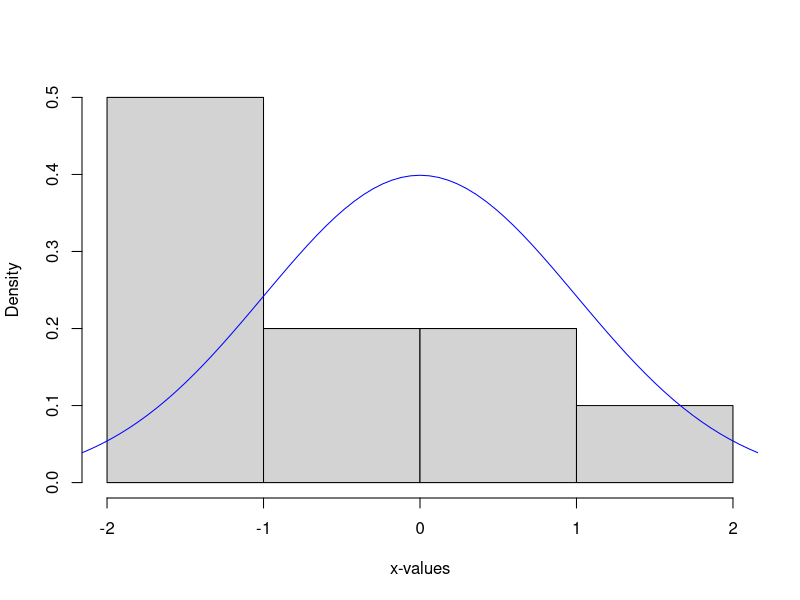
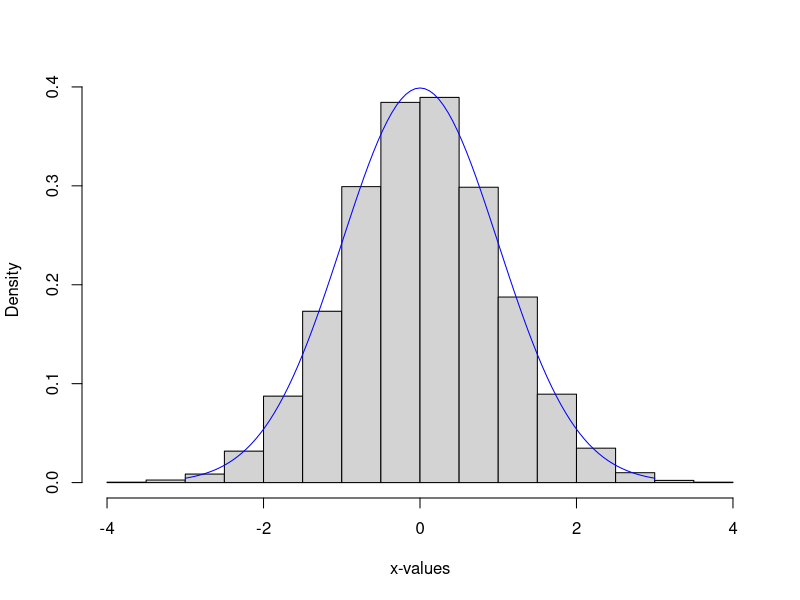
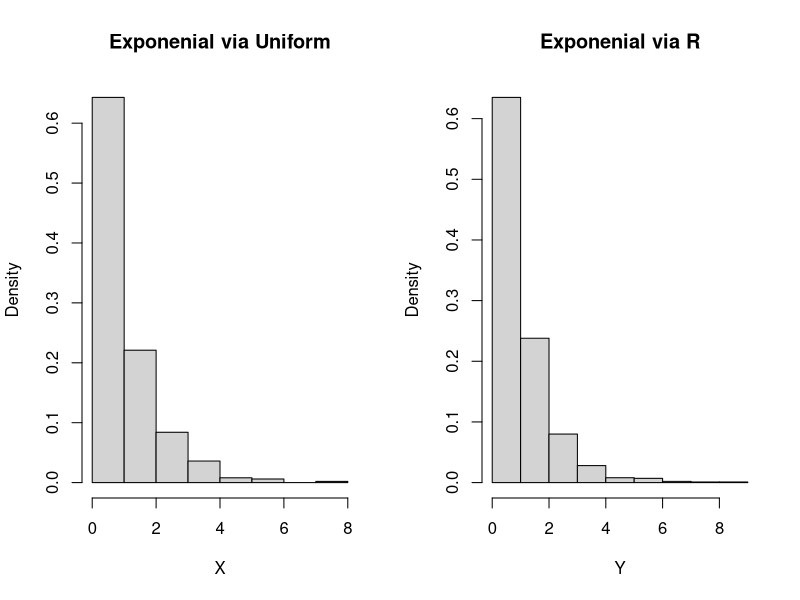
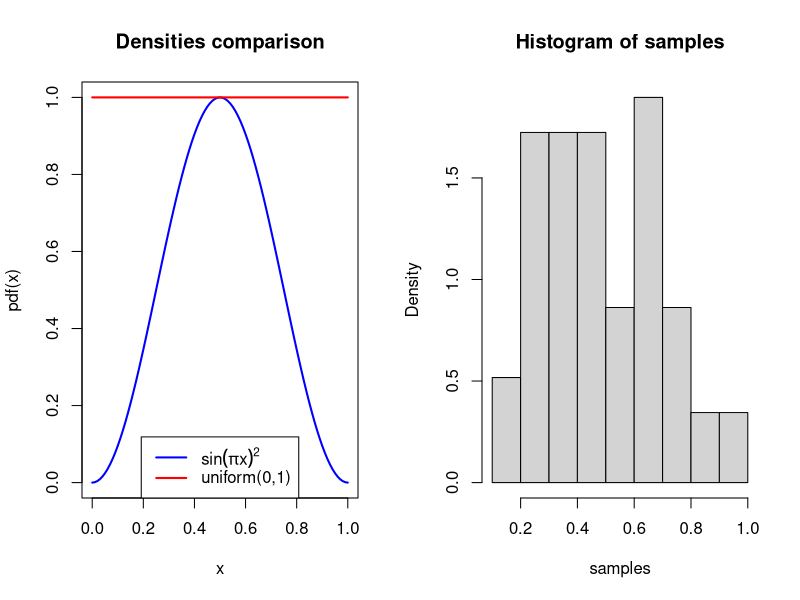
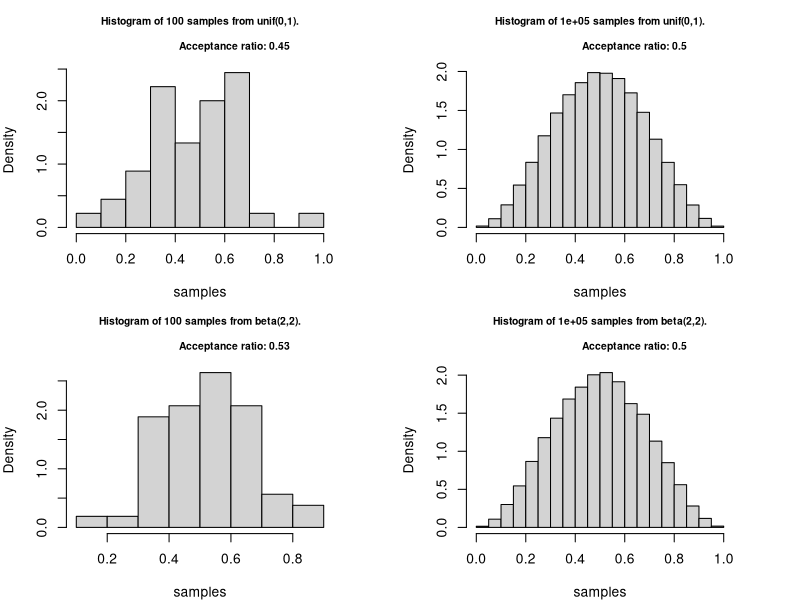
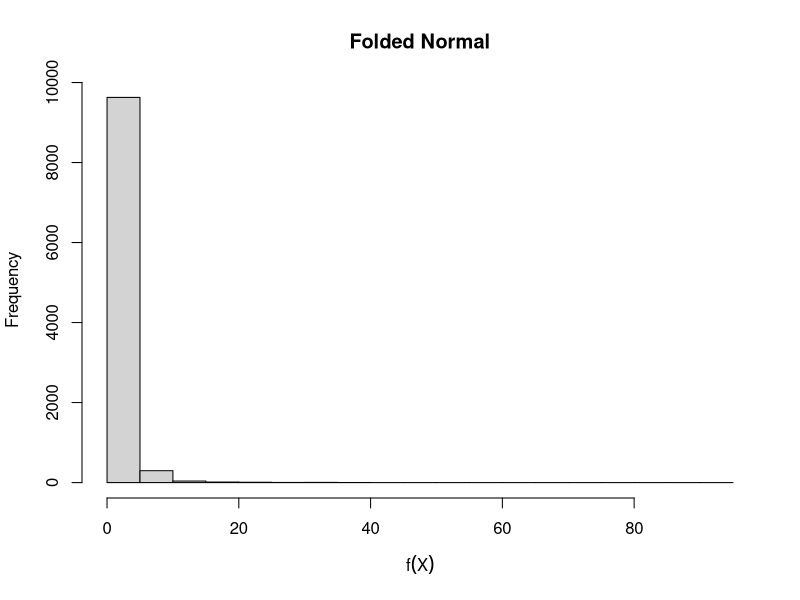
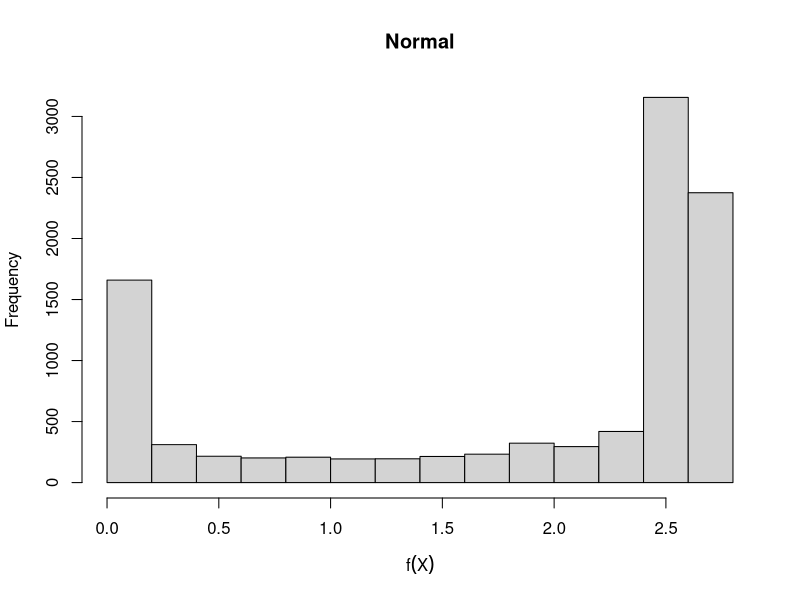
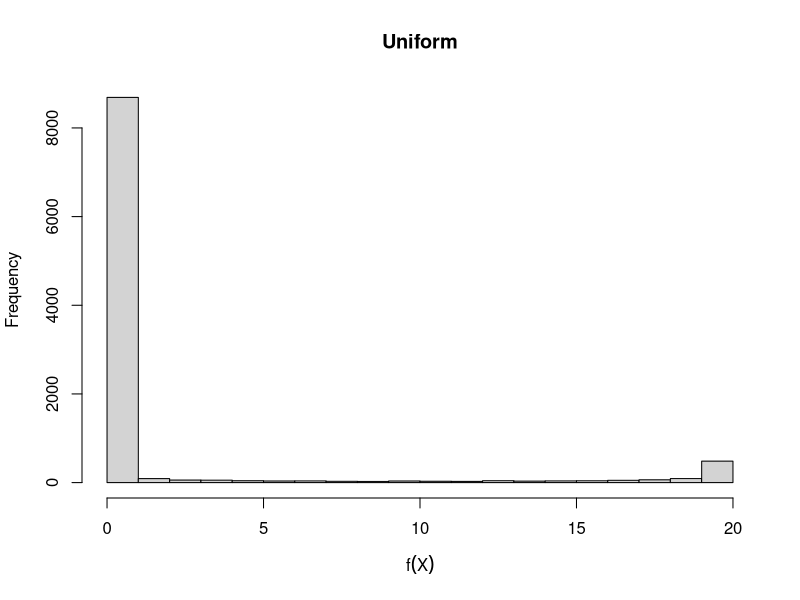

These charts were generated, in order, by the following R code:
## ---- chunk 1
x <- seq(-3,3,length.out=10)
hist(rnorm(x), freq=FALSE, main="", xlab = "x-values")
## true density
curve(dnorm(x, mean = 0, sd = 1),
      from = -3,
      to = 3,
      add = TRUE,
      col = "blue",
      xlab = "x-values")
## ---- chunk 2
x <- seq(-3,3,length.out=10000)
hist(rnorm(x), freq=FALSE, main="", xlab = "x-values")
## true density
curve(dnorm(x, mean = 0, sd = 1),
      from = -3,
      to = 3,
      add = TRUE,
      col = "blue",
      xlab = "x-values")
## ---- chunk 3
mean(rnorm(x))
var(rnorm(x))
## ---- chunk 4
nsim <- 1000
U <- runif(nsim)
X <- -log(U)
Y <- rexp(nsim)
par(mfrow=(c(1,2)))
hist(X, freq=FALSE, main="Exponenial via Uniform")
hist(Y, freq=FALSE, main="Exponenial via R")
## ---- chunk 5
# density function for f(x)
densFun <- function(x) { 
  return(sin(pi*x)^2)
}
x <- seq(0, 1, 10^-2)
## ---- chunk 6
plot(x, densFun(x), 
     xlab = "x", ylab = "pdf(x)",
     type = "l", lty = 1, lwd = 2, col = "blue",
     main = "Densities comparison")
lines(x, dunif(x, 0, 1), lwd = 2, col="red")
legend('bottom',
       c(expression(sin(pi*x)^2), "uniform(0,1)"), 
       lty = 1, lwd = 2, col = c("blue", "red"))
## ---- chunk 7
numSim=10^2
samples = NULL
for (i in 1:numSim) {
  # get a uniform proposal
  proposal <- runif(1) 
  # calculate the ratio
  densRat <- densFun(proposal)/dunif(proposal)  
  #accept the sample with p=densRat
  if ( runif(1) < densRat ){ 
    #fill our vector with accepted samples
    samples <- c(samples, proposal) 
  }
}
## ---- chunk 8
hist(samples, freq=FALSE) #construct density hist
print(paste("Acceptance Ratio:", length(samples)/numSim))
## ---- chunk 9
sim_fun <- function(f, envelope = "unif", par1 = 0, 
                    par2 = 1, n = 10^2, plot = TRUE){
  
  r_envelope <- match.fun(paste0("r", envelope))
  d_envelope <- match.fun(paste0("d", envelope))
  proposal <- r_envelope(n, par1, par2)
  density_ratio <- f(proposal) / d_envelope(proposal, par1, par2)
  samples <- proposal[runif(n) < density_ratio]
  acceptance_ratio <- length(samples) / n
  if (plot) {
    hist(samples, probability = TRUE, 
         main = paste0("Histogram of ", n, " samples from ", 
                       envelope, "(", par1, ",", par2, ").\n 
                       Acceptance ratio: ", 
                       round(acceptance_ratio,2)), cex.main = 0.75)
  }
  list(x = samples, acceptance_ratio = acceptance_ratio)
}
## ---- chunk 10
par(mfrow = c(2,2), mar = rep(4, 4))
unif_1 <- sim_fun(f=densFun , envelope = "unif", par1 = 0, par2 = 1, n = 10^2) 
unif_2 <- sim_fun(f=densFun, envelope = "unif", par1 = 0, par2 = 1, n = 10^5)
beta_1 <- sim_fun(f=densFun, envelope = "beta", par1 = 2, par2 = 2, n = 10^2)
beta_2 <- sim_fun(f=densFun, envelope = "beta", par1 = 2, par2 = 2, n = 10^5)
## ---- chunk 11
knitr::opts_chunk$set(cache=TRUE)
library(xtable)
# define target functions for MC estimate
mc1 <- function(x){
  # folded normal target
  return(sqrt(2*pi/abs(x)))
}

mc2 <- function(x){
  # normal target
  exp(-x^4)/dnorm(x)
}

mc3 <- function(x){
  # uniform target
  return(20*exp(-x^4))
}
mcSE <- function(values){
  # this function calculates the standard error
  # of an MC estimate with target function values
  # eg values should be vector of f(x_i)
  return(sqrt(var(values)/length(values)))
}
# folded normal
draws <- rnorm(10000)
values <- sapply(draws,mc1)
# normal
draws2 <- rnorm(10000)
values2 <- sapply(draws2,mc2)
# uniform
draws3 <- runif(10000,min=-10,max=10)
values3 <- sapply(draws3,mc3)
# plot histograms
pdf(file="mc1hist.pdf")
hist(values*2^(-5/4), xlab = expression(f(X)),
     main = "Folded Normal")
dev.off()
pdf(file="mc2hist.pdf")
hist(values2, xlab = expression(f(X)),
     main = "Normal")
dev.off()
pdf(file="mc3hist.pdf")
hist(values3, xlab = expression(f(X)),
     main = "Uniform")
dev.off()
# put results in a data frame and display with xtable
mc.mean <- mean(values)*2^(-5/4)
mc.sd<- 2^(-10/4)*sd(values)/sqrt(length(values))
means <- c(gamma(1/4)/2,mc.mean,mean(values2),mean(values3))
SEs <- c(NA, mcSE(values),mcSE(values2),mcSE(values3))
mc.df <- data.frame(Mean = means, SE = SEs, 
                    row.names = c("True value", "row.names
                                  Normal", "Full Normal",  
                                  "Truncated Uniform"))
xtable(mc.df)
